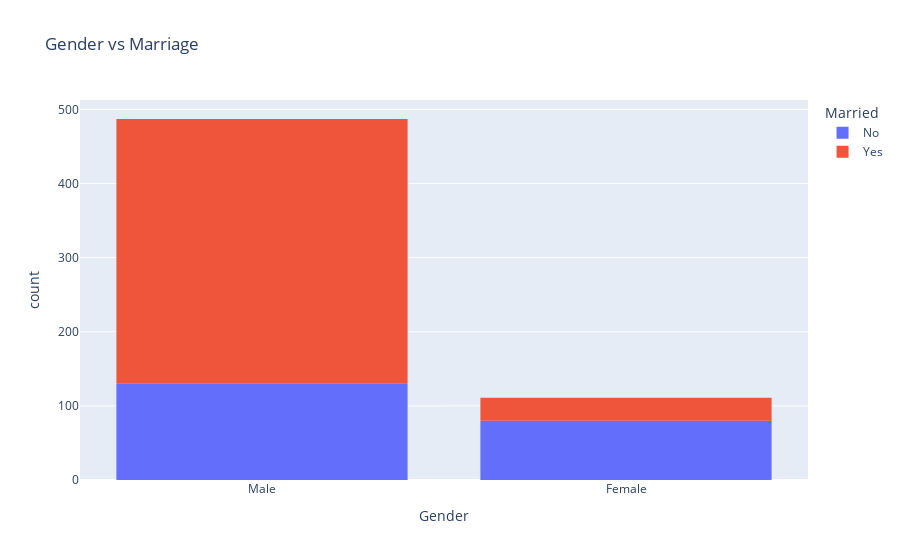

The notebook cell this image was saved under:
### Code cell
px.histogram(df_loan,x='Gender',title="Gender vs Marriage",color='Married')

### Figure 1 — Plotly figure (JSON) as saved in the notebook; plotly's stock layout.template omitted (floating-point values rounded to 4 significant figures; data arrays with more than 128 entries replaced by an {"elided": "..."} marker saying what was removed)
{"data": [{"alignmentgroup": "True", "bingroup": "x", "hovertemplate": "Married=No<br>Gender=%{x}<br>count=%{y}<extra></extra>", "legendgroup": "No", "marker": {"color": "#636efa", "pattern": {"shape": ""}}, "name": "No", "offsetgroup": "No", "orientation": "v", "showlegend": true, "type": "histogram", "x": {"elided": "210 str values"}, "xaxis": "x", "yaxis": "y"}, {"alignmentgroup": "True", "bingroup": "x", "hovertemplate": "Married=Yes<br>Gender=%{x}<br>count=%{y}<extra></extra>", "legendgroup": "Yes", "marker": {"color": "#EF553B", "pattern": {"shape": ""}}, "name": "Yes", "offsetgroup": "Yes", "orientation": "v", "showlegend": true, "type": "histogram", "x": {"elided": "388 str values"}, "xaxis": "x", "yaxis": "y"}], "layout": {"autosize": true, "barmode": "relative", "legend": {"title": {"text": "Married"}, "tracegroupgap": 0}, "title": {"text": "Gender vs Marriage"}, "xaxis": {"anchor": "y", "autorange": true, "domain": [0, 1], "range": [-0.5, 1.5], "title": {"text": "Gender"}, "type": "category"}, "yaxis": {"anchor": "x", "autorange": true, "domain": [0, 1], "range": [0, 512.6], "title": {"text": "count"}}}}
